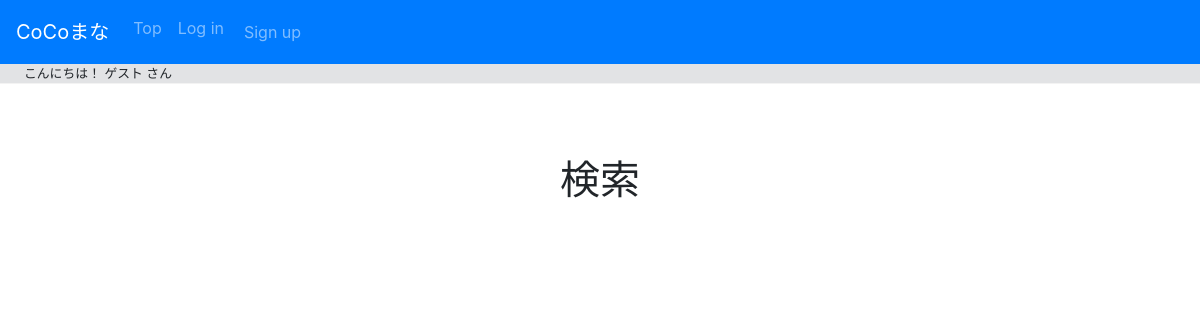
The app's page /search/, older data.
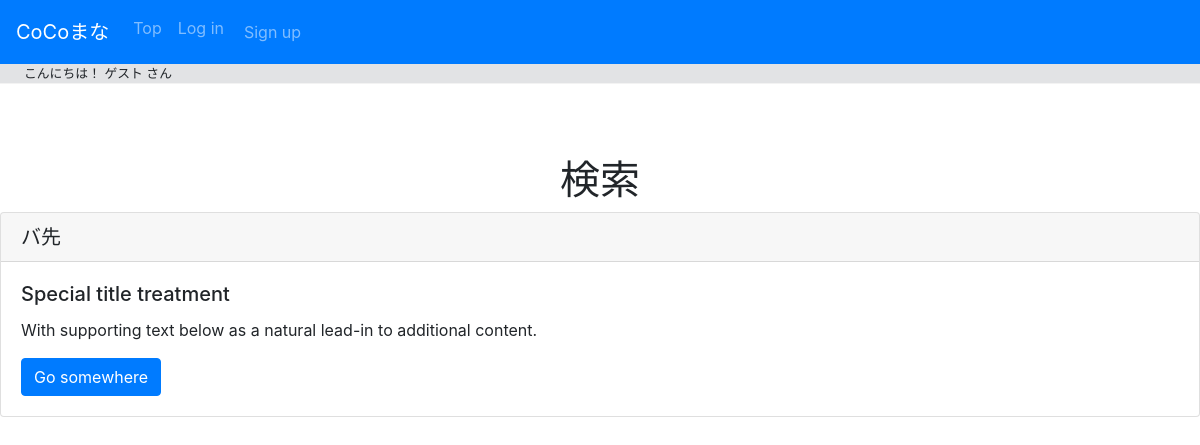
The same page, newer data.
### users/models.py (models this page shows)
class Places(models.Model): #ok
    place_id = models.IntegerField(primary_key=True)
    place_name = models.TextField(max_length=50)
    open_time = models.TimeField(null=True, blank=True)
    close_time = models.TimeField(null=True, blank=True)
    prefecture = models.TextField(max_length=5) #都道府県
    municipal = models.TextField(max_length=50) #市区町村
    place_address = models.TextField(max_length=50) #残り
    wifi = models.BooleanField()
    charge = models.BooleanField()
    personal_space = models.BooleanField()
    place_cost = models.PositiveIntegerField(null=True, blank=True)
    place_category = models.IntegerField(validators=[MinValueValidator(1), MaxValueValidator(5)]) #1:cafe, 2:コワーキングスペース, 3:food(マックとか), 4:図書館, 5:その他

### search/views.py (the view)
# urls.py: path("", views.index, name="index")
def index(request):
    return render(request, "search/index.html",{
        "places": Places.objects.all()
    })

### search/templates/search/index.html
{% extends 'layout.html' %}
{% block  content %}
<h1 class="mt-5 pt-4 text-center">検索</h1>
{% for place in places %}
<div class="card">
    <h5 class="card-header">{{ place.place_name }}</h5>
    <div class="card-body">
      <h5 class="card-title">Special title treatment</h5>
      <p class="card-text">With supporting text below as a natural lead-in to additional content.</p>
      <a href="#" class="btn btn-primary">Go somewhere</a>
    </div>
  {% endfor %}
</div>
{% endblock %}

### add_space/templates/layout.html (shortened to what this page needs)
{% load static %}
<!doctype html>
<html lang="ja">
  <head>
    <link rel="stylesheet" href="https://stackpath.bootstrapcdn.com/bootstrap/4.3.1/css/bootstrap.min.css">
    <link rel="stylesheet" href="{% static 'add_space/styles.css' %}">
  </head>
  <body>
    <nav class="navbar navbar-expand-md navbar-dark bg-primary">
      <a class="navbar-brand" href="{% url 'users:top' %}">CoCoまな</a>
      <div class="collapse navbar-collapse" id="navbarSupportedContent">
        <ul class="navbar-nav mr-auto">
          <li class="nav-item">
            <a class="nav-link" href="{% url 'users:top' %}">Top</a>
          </li>
          {% if not user.is_authenticated %}
            <li class="nav-item">
              <a class="nav-link" href="{% url 'users:login' %}">Log in</a>
            </li>
            <li class="nav-item m-1">
              <a class="nav-link" href="{% url 'users:signup' %}">Sign up</a>
            </li>
          {% endif %}
        </ul>
      </div>
    </nav>
    <div class="pl-4 small" style="background-color: #e2e3e5 ; border-bottom: solid 1px #f3f3f3;">
      {% if not user.is_authenticated %}
        こんにちは！ ゲスト さん
      {% else %}
        こんにちは！ {{ user.username }} さん
      {% endif %}
    </div>
    {% block content %}{% endblock %}
  </body>
</html>

Row changes from the older to the newer data that the page shows:
added Places: place_name "バ先"
